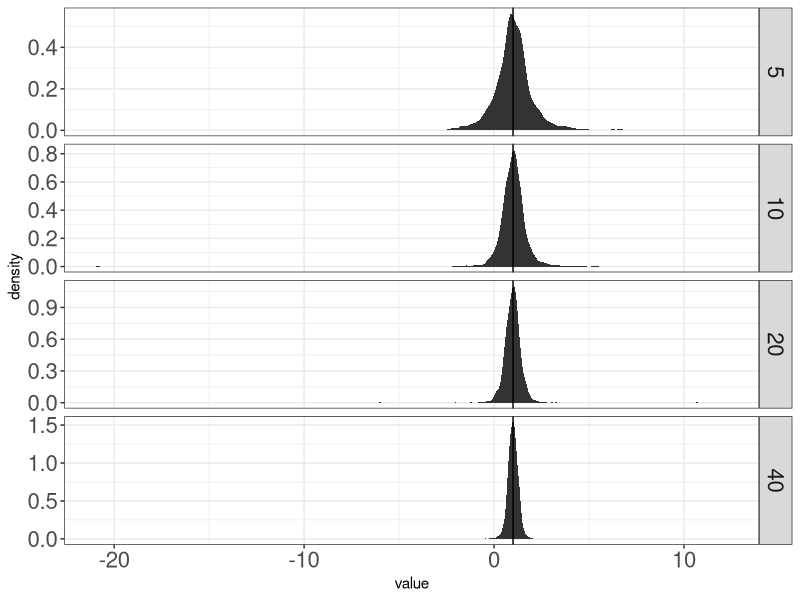

This figure's R source:
# an example to develop an experiment for the test size of b_hat in OLS
# the code should be developed from scratch
# each step must be tested, and then wrap into a report


rm(list = ls( ) )
library(plyr)
# set.seed(999)


# set the parameters
Rep = 2000
b0 = matrix(1, nrow = 2 )

# the workhorse functions

MonteCarlo = function(n, type , df = df){
  # a function gives the t-value under the null
  if (type == "Normal"){
    e = rnorm(n)
  } else if (type == "T"){
    e = rt(n, df )
  }
  
  X = cbind( 1, rnorm(n) )
  Y = X %*% b0 + e
  rm(e)
  
  bhat = solve( t(X) %*% X, t(X)%*% Y )
  bhat2 = bhat[2] # parameter we want to test
  
  e_hat = Y - X %*% bhat
  sigma_hat_square = sum(e_hat^2)/ (n-2)
  sig_B = solve( t(X) %*% X  ) * sigma_hat_square
  t_value_2 = ( bhat2 - b0[2]) / sqrt( sig_B[2,2] ) 
  
  return( list(bhat2 = bhat2, t_value_2 = t_value_2) )
}


NN = c(5, 10, 20, 40 )
## plot beta under the t-distributed error
BB = matrix(0, ncol = length(NN), nrow = Rep)
for (r in 1:length(NN)){
  n = NN[r]
  for (s in 1:Rep)   BB[s,r] = MonteCarlo(n, "T", df = 3)$bhat2
}

colnames(BB) = NN
library(reshape2)
BB_reshape = melt(BB, .measure.vars = NN)
colnames(BB_reshape)[2] = "sample_size"


library(ggplot2)
p1 = ggplot(BB_reshape) 
p1 = p1 + geom_area(stat = "density", 
                    aes(x = value),  position = "identity")
p1 = p1 + facet_grid( sample_size ~ ., scale = "free") 
p1 = p1 + geom_vline(xintercept = 1)
p1 = p1 + theme_bw()
p1 = p1 + theme(strip.text = element_text( size = 16), 
                axis.text = element_text( size = 16))
print(p1)


## testing: run the calculation of the empirical sizes for different sample sizes

# report the empirical test size
report = function(n){
  # collect the test size from the two distributions
  # this function contains some repeated code, but is OK for such a smply one
  TEST_SIZE = rep(0,3)
  
  Res = ldply( .data = 1:Rep, .fun = function(i) MonteCarlo(n, "Normal")$t_value_2  )
  TEST_SIZE[1] = mean( abs(Res) > qt(.975, n-2) )  
  TEST_SIZE[2] = mean( abs(Res) > qnorm(.975) ) 
  
  Res = ldply( .data = 1:Rep, .fun = function(i) MonteCarlo(n, "T", df=1)$t_value_2  )
  TEST_SIZE[3] = mean( abs(Res) > qnorm(.975) )
  
  return(TEST_SIZE)
}



RES = ldply(.data = NN, .fun = report, .progress = "text" )
names(RES) = c("exact", "normal.asym", "t.asym")
RES$n = NN
RES = RES[, c(4,1:3)] # beautify the results
print(RES)


